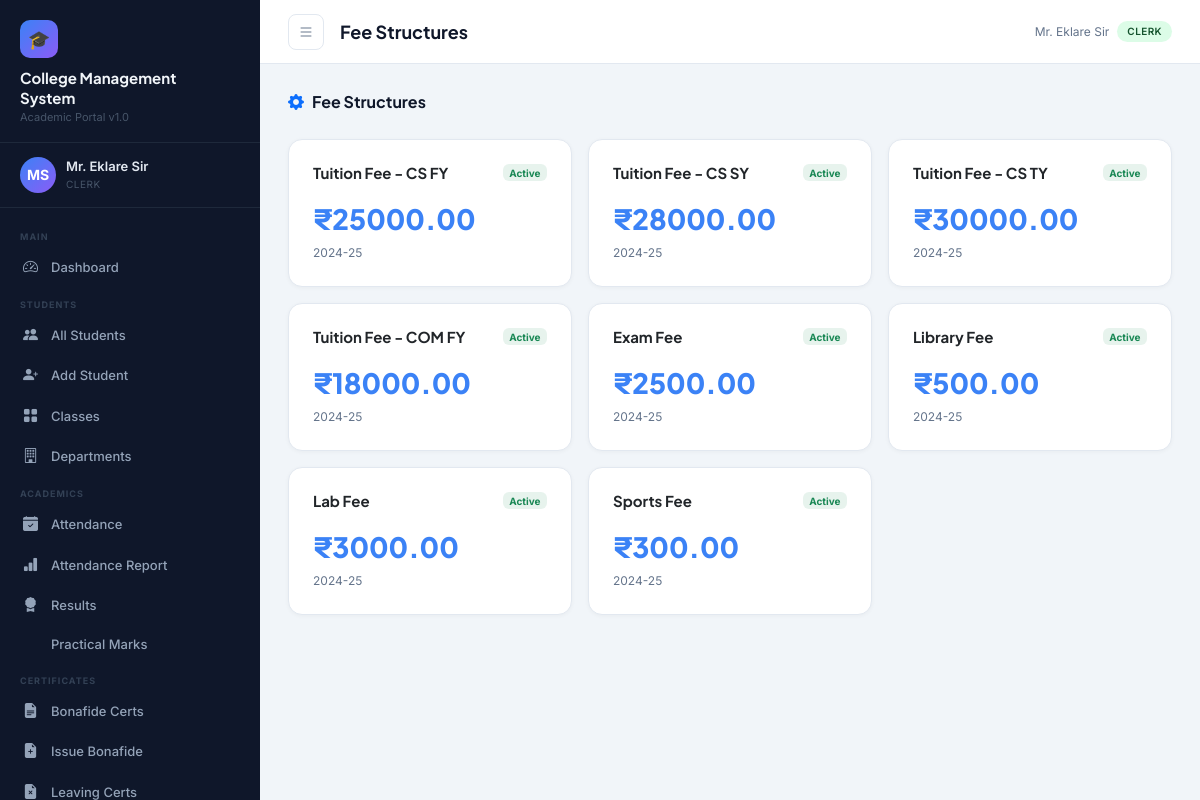
The page /finance/structures/ (signed in) on the database its author committed.
### accounts/models.py (models this page shows, shortened)
class User(AbstractUser):
    ROLE_CHOICES = [
        ('principal', 'Principal'),
        ('staff', 'Staff / Teacher'),
        ('clerk', 'Clerk'),
        ('accountant', 'Accountant'),
    ]
    role = models.CharField(max_length=20, choices=ROLE_CHOICES, default='staff')
    phone = models.CharField(max_length=15, blank=True)
    address = models.TextField(blank=True)
    profile_photo = models.ImageField(upload_to='profiles/', blank=True, null=True)
    department = models.CharField(max_length=100, blank=True)
    employee_id = models.CharField(max_length=20, unique=True, null=True, blank=True)

### finance/models.py (models this page shows, shortened)
class FeeStructure(models.Model):
    name = models.CharField(max_length=100)
    academic_year = models.CharField(max_length=10)
    class_group = models.ForeignKey('students.Class', on_delete=models.CASCADE, related_name='fee_structures', null=True, blank=True)
    amount = models.DecimalField(max_digits=10, decimal_places=2)
    due_date = models.DateField(null=True, blank=True)
    description = models.TextField(blank=True)
    is_active = models.BooleanField(default=True)

### finance/views.py (the view)
# urls.py: path('structures/', views.fee_structure_list, name='fee_structure_list'),
@login_required
def fee_structure_list(request):
    structures = FeeStructure.objects.all()
    return render(request, 'finance/fee_structure_list.html', {'structures': structures})

### templates/finance/fee_structure_list.html (shortened to what this page needs)
{% extends 'base.html' %}
{% block page_title %}Fee Structures{% endblock %}
{% block content %}
<div class="section-header">
  <h5><i class="bi bi-gear-fill text-primary me-2"></i>Fee Structures</h5>
</div>
<div class="row g-3">
  {% for s in structures %}
  <div class="col-md-4">
    <div class="card h-100">
      <div class="card-body p-4">
        <div class="d-flex justify-content-between align-items-start mb-2">
          <h6 style="font-family:'Plus Jakarta Sans',sans-serif;font-weight:700;font-size:15px;">{{ s.name }}</h6>
          <span class="badge bg-{% if s.is_active %}success{% else %}secondary{% endif %} bg-opacity-10 text-{% if s.is_active %}success{% else %}secondary{% endif %}" style="font-size:10px;">
            {% if s.is_active %}Active{% else %}Inactive{% endif %}
          </span>
        </div>
        <div style="font-size:28px;font-weight:800;color:#3b82f6;font-family:'Plus Jakarta Sans',sans-serif;">₹{{ s.amount }}</div>
        <div class="text-muted-sm mt-1">{{ s.academic_year }}</div>
      </div>
    </div>
  </div>
  {% empty %}
  <div class="col-12"><div class="empty-state"><i class="bi bi-gear"></i><p>No fee structures defined</p></div></div>
  {% endfor %}
</div>
{% endblock %}

### templates/base.html (shortened to what this page needs)
{% load static %}
<!DOCTYPE html>
<html lang="en">
<head>
  <link href="https://cdn.jsdelivr.net/npm/bootstrap@5.3.2/dist/css/bootstrap.min.css" rel="stylesheet"/>
  <link href="https://cdn.jsdelivr.net/npm/bootstrap-icons@1.11.3/font/bootstrap-icons.css" rel="stylesheet"/>
<link rel="stylesheet"
href="https://cdnjs.cloudflare.com/ajax/libs/cropperjs/1.6.1/cropper.min.css"/>
</head>
<body>
<aside class="sidebar" id="sidebar">
  <div class="sidebar-brand">
    <div class="logo-icon">🎓</div>
    <div class="college-name">College Management<br>System</div>
    <div class="college-subtitle">Academic Portal v1.0</div>
  </div>
  <div class="sidebar-user">
    {% if request.user.profile_photo %}
    <img src="{{ request.user.profile_photo.url }}"
         class="avatar"
         style="object-fit:cover;">
{% else %}
    <div class="avatar">
        {{ request.user.first_name|first|upper }}{{ request.user.last_name|first|upper }}
    </div>
{% endif %}
    <div class="user-info">
      <div class="name">{{ request.user.get_full_name|default:request.user.username }}</div>
      <div class="role">{{ request.user.get_role_display }}</div>
    </div>
  </div>
  <nav class="sidebar-nav">
    <div class="nav-section-label">Main</div>
    <div class="nav-item">
      <a href="{% url 'dashboard' %}" class="{% if request.resolver_match.url_name == 'dashboard' %}active{% endif %}">
        <i class="bi bi-speedometer2"></i> Dashboard
      </a>
    </div>
    <div class="nav-section-label">Students</div>
    <div class="nav-item">
      <a href="{% url 'student_list' %}" class="{% if 'student' in request.resolver_match.url_name %}active{% endif %}">
        <i class="bi bi-people-fill"></i> All Students
      </a>
    </div>
    {% if request.user.role in 'principal,clerk' %}
    <div class="nav-item">
      <a href="{% url 'student_add' %}"><i class="bi bi-person-plus-fill"></i> Add Student</a>
    </div>
    {% endif %}
    <div class="nav-item">
      <a href="{% url 'class_list' %}"><i class="bi bi-grid-fill"></i> Classes</a>
    </div>
    <div class="nav-item">
      <a href="{% url 'department_list' %}"><i class="bi bi-building"></i> Departments</a>
    </div>
    <div class="nav-section-label">Academics</div>
    <div class="nav-item">
      <a href="{% url 'attendance_dashboard' %}" class="{% if 'attendance' in request.resolver_match.url_name %}active{% endif %}">
        <i class="bi bi-calendar-check-fill"></i> Attendance
      </a>
    </div>
    <div class="nav-item">
      <a href="{% url 'attendance_report' %}"><i class="bi bi-bar-chart-fill"></i> Attendance Report</a>
    </div>
    <div class="nav-item">
      <a href="{% url 'results_dashboard' %}" class="{% if 'result' in request.resolver_match.url_name or 'exam' in request.resolver_match.url_name %}active{% endif %}">
        <i class="bi bi-award-fill"></i> Results
      </a>
    </div>
    <div class="nav-item">
      <a href="{% url 'practical_marks' %}"> Practical Marks</a>
    </div>
    {% if request.user.role == 'principal' or request.user.role == 'clerk' %}
    <div class="nav-section-label">Certificates</div>
    <div class="nav-item">
      <a href="{% url 'bonafide_list' %}" class="{% if 'bonafide' in request.resolver_match.url_name %}active{% endif %}">
        <i class="bi bi-file-earmark-text-fill"></i> Bonafide Certs
      </a>
    </div>
    <div class="nav-item">
      <a href="{% url 'issue_bonafide' %}"><i class="bi bi-file-earmark-plus-fill"></i> Issue Bonafide</a>
    </div>
    <div class="nav-item">
      <a href="{% url 'leaving_cert_list' %}"><i class="bi bi-file-earmark-x-fill"></i> Leaving Certs</a>
    </div>
    {% endif %}
  </nav>
</aside>
<div class="main-wrap">
  <div class="topbar">
    <button class="btn-icon sidebar-toggle" onclick="document.getElementById('sidebar').classList.toggle('open')">
      <i class="bi bi-list"></i>
    </button>
    <div class="page-title">{% block page_title %}Dashboard{% endblock %}</div>
    <div class="d-flex align-items-center gap-2">
      <span class="text-muted-sm d-none d-md-inline">{{ request.user.get_full_name|default:request.user.username }}</span>
      <span class="badge-role badge-{{ request.user.role }}">{{ request.user.get_role_display }}</span>
    </div>
  </div>
  <div class="main-content">
    {% block content %}{% endblock %}
  </div>
</div>
</body>
</html>

### templates/base.html (style rules this page uses)
:root { --sidebar-bg: #0f172a; --sidebar-width: 260px; --sidebar-text: #94a3b8; --sidebar-hover: #1e293b; --sidebar-active: #3b82f6; --topbar-h: 64px; --accent: #3b82f6; --accent2: #8b5cf6; --success: #10b981; --warning: #f59e0b; --danger: #ef4444; --bg: #f1f5f9; --card-bg: #ffffff; --text-primary: #0f172a; --text-secondary: #64748b; --border: #e2e8f0; }
* { box-sizing: border-box; margin: 0; padding: 0; }
body { font-family: 'Inter', sans-serif; background: var(--bg); color: var(--text-primary); overflow-x: hidden; }
.sidebar { position: fixed; top: 0; left: 0; height: 100vh; width: var(--sidebar-width); background: var(--sidebar-bg); z-index: 1000; display: flex; flex-direction: column; transition: transform .3s ease; overflow-y: auto; }
.sidebar-brand { padding: 20px 20px 16px; border-bottom: 1px solid #1e293b; }
.sidebar-brand .college-name { font-family: 'Plus Jakarta Sans', sans-serif; font-size: 15px; font-weight: 700; color: #f1f5f9; line-height: 1.3; }
.sidebar-brand .college-subtitle { font-size: 11px; color: #475569; margin-top: 2px; }
.sidebar-brand .logo-icon { width: 38px; height: 38px; background: linear-gradient(135deg, var(--accent), var(--accent2)); border-radius: 10px; display: flex; align-items: center; justify-content: center; font-size: 18px; margin-bottom: 10px; }
.sidebar-user { padding: 14px 20px; border-bottom: 1px solid #1e293b; display: flex; align-items: center; gap: 10px; }
.sidebar-user .avatar { width: 36px; height: 36px; border-radius: 50%; background: linear-gradient(135deg, var(--accent), var(--accent2)); display: flex; align-items: center; justify-content: center; font-size: 14px; font-weight: 700; color: #fff; flex-shrink: 0; }
.sidebar-user .user-info .name { font-size: 13px; font-weight: 600; color: #e2e8f0; }
.sidebar-user .user-info .role { font-size: 10px; color: #475569; text-transform: uppercase; letter-spacing: .5px; }
.sidebar-nav { padding: 12px 0; flex: 1; }
.nav-section-label { font-size: 9px; font-weight: 700; text-transform: uppercase; letter-spacing: 1px; color: #334155; padding: 10px 20px 4px; }
.nav-item a { display: flex; align-items: center; gap: 10px; padding: 9px 20px; color: var(--sidebar-text); text-decoration: none; font-size: 13px; font-weight: 500; border-left: 3px solid transparent; transition: all .2s; }
.nav-item a i { font-size: 15px; width: 18px; flex-shrink: 0; }
.main-wrap { margin-left: var(--sidebar-width); min-height: 100vh; display: flex; flex-direction: column; }
.topbar { position: sticky; top: 0; height: var(--topbar-h); background: var(--card-bg); border-bottom: 1px solid var(--border); display: flex; align-items: center; padding: 0 28px; gap: 16px; z-index: 100; }
.topbar .page-title { font-family: 'Plus Jakarta Sans',sans-serif; font-size: 18px; font-weight: 700; flex: 1; }
.topbar .btn-icon { width: 36px; height: 36px; border-radius: 8px; border: 1px solid var(--border); background: transparent; display: flex; align-items: center; justify-content: center; cursor: pointer; transition: background .2s; color: var(--text-secondary); }
.main-content { flex: 1; padding: 28px; }
.card { border: 1px solid var(--border); border-radius: 14px; background: var(--card-bg); box-shadow: 0 1px 4px rgba(0,0,0,.04); }
.badge-role { display: inline-block; font-size: 10px; padding: 3px 10px; border-radius: 100px; font-weight: 600; text-transform: uppercase; letter-spacing: .4px; }
.badge-clerk { background: #dcfce7; color: #14532d; }
.sidebar-toggle { display: none; }
.text-muted-sm { font-size: 12px; color: var(--text-secondary); }
.section-header { display: flex; align-items: center; justify-content: space-between; margin-bottom: 20px; }
.section-header h5 { font-family: 'Plus Jakarta Sans',sans-serif; font-weight: 700; font-size: 16px; }
.avatar { width:36px; height:36px; border-radius:50%; object-fit:cover; }

### rows shown on the page
User: user.first_name|first "M", user.last_name|first "S", user.get_full_name "Mr. Eklare Sir", user.role "CLERK"
FeeStructure: name "Tuition Fee - CS FY", is_active "Active", amount "25000.00", academic_year "2024-25"
FeeStructure: name "Tuition Fee - CS SY", is_active "Active", amount "28000.00", academic_year "2024-25"
FeeStructure: name "Tuition Fee - CS TY", is_active "Active", amount "30000.00", academic_year "2024-25"
FeeStructure: name "Tuition Fee - COM FY", is_active "Active", amount "18000.00", academic_year "2024-25"
FeeStructure: name "Exam Fee", is_active "Active", amount "2500.00", academic_year "2024-25"
FeeStructure: name "Library Fee", is_active "Active", amount "500.00", academic_year "2024-25"
FeeStructure: name "Lab Fee", is_active "Active", amount "3000.00", academic_year "2024-25"
FeeStructure: name "Sports Fee", is_active "Active", amount "300.00", academic_year "2024-25"
